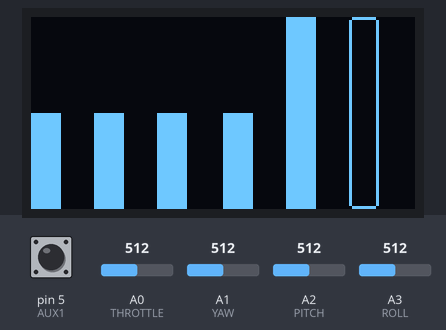
A sketch run on a simulated Arduino Uno, built with avr-gcc and run on an emulated ATmega328P. On the bench: 128×64 one-colour display. The test bench sets the inputs (shaded band); at power-on: A0 (THROTTLE) = 512, A1 (YAW) = 512, pin 5 (AUX1) HIGH, A2 (PITCH) = 512, A3 (ROLL) = 512. What the sketch prints to the serial monitor is not drawn.

Above: at 2.3 s.
2.4 s: A0 (THROTTLE) set to 716
At 3.2 s:
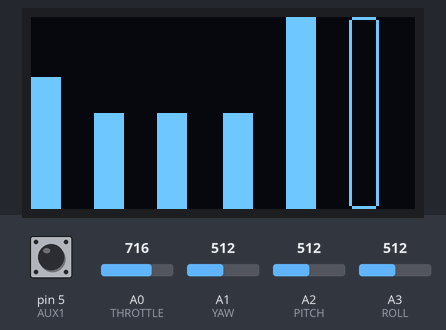
4.1 s: A1 (YAW) set to 716
At 4.9 s:
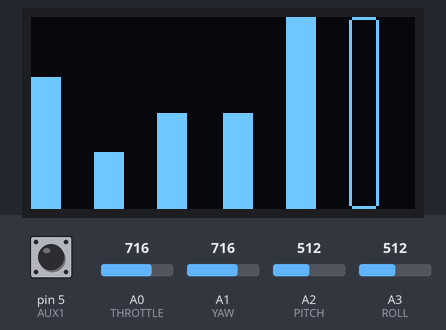
5.7 s: pin 5 (AUX1) pulled LOW for 0.2 s
At 5.97 s:
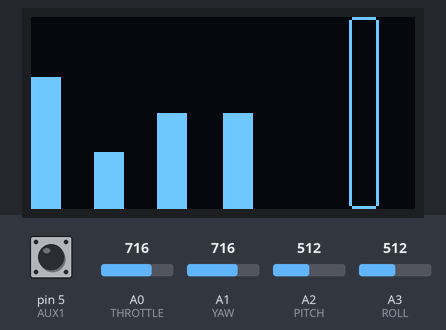
9.0 s: A0 (THROTTLE) set to 306
At 9.9 s:
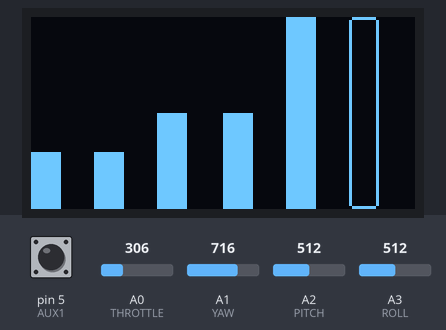
10.6 s: pin 5 (AUX1) pulled LOW for 1 s
At 11.5 s:
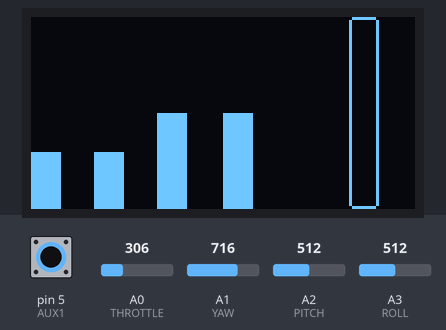
Timing chart, 0 to 13.6 s (numbered marks = the images above; inputs shaded):
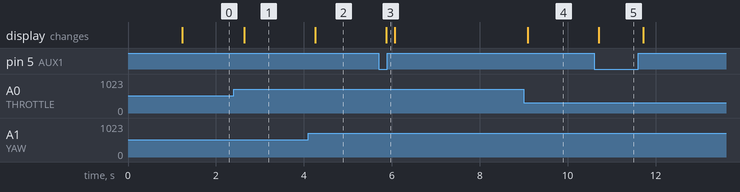

The sketch:

Transmitter.ino
```cpp
 /*
 * Written by Rupak Poddar
 * https://youtu.be/T0L7FtrbVBs
 * https://github.com/Rupakpoddar/Drone
 */

#include <Adafruit_SSD1306.h>
#include <NeoSWSerial.h>
#include "bitmap.h"
#define LEDBUILTIN 13
#define THROTTLE A0
#define YAW A1
#define PITCH A2
#define ROLL A3
#define AUX1 5
#define AUX2 6
#define PADDING 10

NeoSWSerial HC12(3, 2);
Adafruit_SSD1306 display(128, 64);

unsigned long lastReceiveTime = 0;
int meanVal[4];

int throttle = 512;
int yaw = 512;
int pitch = 512;
int roll = 512;
int aux1 = 1;
int aux2 = -1;

void setup() {
  display.begin(SSD1306_SWITCHCAPVCC, 0x3C);
  display.clearDisplay();
  display.setTextColor(WHITE);
  display.setTextWrap(true);
  display.drawBitmap(0, 0, bootlogo, 128, 64, WHITE);
  display.display();
  delay(1000);

  pinMode(THROTTLE, INPUT);
  pinMode(YAW, INPUT);
  pinMode(PITCH, INPUT);
  pinMode(ROLL, INPUT);
  pinMode(AUX1, INPUT_PULLUP);
  //pinMode(AUX2, INPUT_PULLUP);
  Serial.begin(9600);
  HC12.begin(9600);
  delay(100);

  // Calibrate Joysticks
  for(int i = 0; i < 4; i++){
    int sum = 0;
    for(int j = 0; j < 5; j++){
      if(i == 0){
        sum += analogRead(THROTTLE);
      }
      else if(i == 1){
        sum += analogRead(YAW);
      }
      else if(i == 2){
        sum += analogRead(PITCH);
      }
      else{
        sum += analogRead(ROLL);
      }
    }
    meanVal[i] = sum/5;
    if( i == 1 || i == 3){
      meanVal[i] = 1023 - meanVal[i];
    }
  }
}

void loop() {
  // Analog Read
  throttle = analogRead(THROTTLE);
  if(throttle < (meanVal[0] - PADDING)){
    throttle = map(throttle, 0, meanVal[0], 0, 512);
  }
  else if(throttle > (meanVal[0] + PADDING)){
    throttle = map(throttle, meanVal[0], 1023, 512, 1023);
  }
  else{
    throttle = 512;
  }

  yaw = 1023 - analogRead(YAW);
  if(yaw < (meanVal[1] - PADDING)){
    yaw = map(yaw, 0, meanVal[1], 0, 512);
  }
  else if(yaw > (meanVal[1] + PADDING)){
    yaw = map(yaw, meanVal[1], 1023, 512, 1023);
  }
  else{
    yaw = 512;
  }

 /* pitch = analogRead(PITCH);
  if(pitch < (meanVal[2] - PADDING)){
    pitch = map(pitch, 0, meanVal[2], 0, 512);
  }
  else if(pitch > (meanVal[2] + PADDING)){
    pitch = map(pitch, meanVal[2], 1023, 512, 1023);
  }
  else{
    pitch = 512;
  }

  roll = 1023 - analogRead(ROLL);
  if(roll < (meanVal[3] - PADDING)){
    roll = map(roll, 0, meanVal[3], 0, 512);
  }
  else if(roll > (meanVal[3] + PADDING)){
    roll = map(roll, meanVal[3], 1023, 512, 1023);
  }
  else{
    roll = 512;
  }*/

  aux1 = digitalRead(AUX1);

  // Transmit
  HC12.print(throttle);
  HC12.print(",");
  HC12.print(yaw);
  HC12.print(",");
  HC12.print(pitch);
  HC12.print(",");
  HC12.print(roll);
  HC12.print(",");
  HC12.print(aux1);
  HC12.print(",");
  HC12.print(aux2);
  HC12.println("");

  // Display
  display.clearDisplay();
  display.fillRect(0, map(throttle, 0, 1023, display.height(), 0), display.width()/12, display.height(), SSD1306_INVERSE);
  display.fillRect(2*display.width()/12, map(yaw, 0, 1023, display.height(), 0), display.width()/12, display.height(), SSD1306_INVERSE);
  display.fillRect(4*display.width()/12, map(pitch, 0, 1023, display.height(), 0), display.width()/12, display.height(), SSD1306_INVERSE);
  display.fillRect(6*display.width()/12, map(roll, 0, 1023, display.height(), 0), display.width()/12, display.height(), SSD1306_INVERSE);
  display.fillRect(8*display.width()/12, map(aux1, 0, 1, display.height(), 0), display.width()/12, display.height(), SSD1306_INVERSE);
  display.drawRect(10*display.width()/12, 0, display.width()/12, display.height(), SSD1306_INVERSE);
  display.display();

  delay(50);  // Important delay

  if(HC12.available() > 0){
    String State = HC12.readStringUntil('\n');
    Serial.println(State);
    lastReceiveTime = millis();
    digitalWrite(LEDBUILTIN, LOW);
  }
  unsigned long currentTime = millis();
  if ( currentTime - lastReceiveTime > 1000 ) {
    digitalWrite(LEDBUILTIN, HIGH);
    Serial.println("Connection Lost");
    delay(100);
  }
}
```

Source omitted: bitmap.h (data table, 6278 bytes)

Measured:
- after the input at 2.4 s, the display: changes after 0.24 s (image 1)
- after the input at 4.1 s, the display: changes after 0.16 s (image 2)
- after the input at 5.7 s, the display: changes after 0.17 s (image 3)
- after the input at 9.0 s, the display: changes after 0.10 s (image 4)
- after the input at 10.6 s, the display: changes after 0.11 s (image 5)
